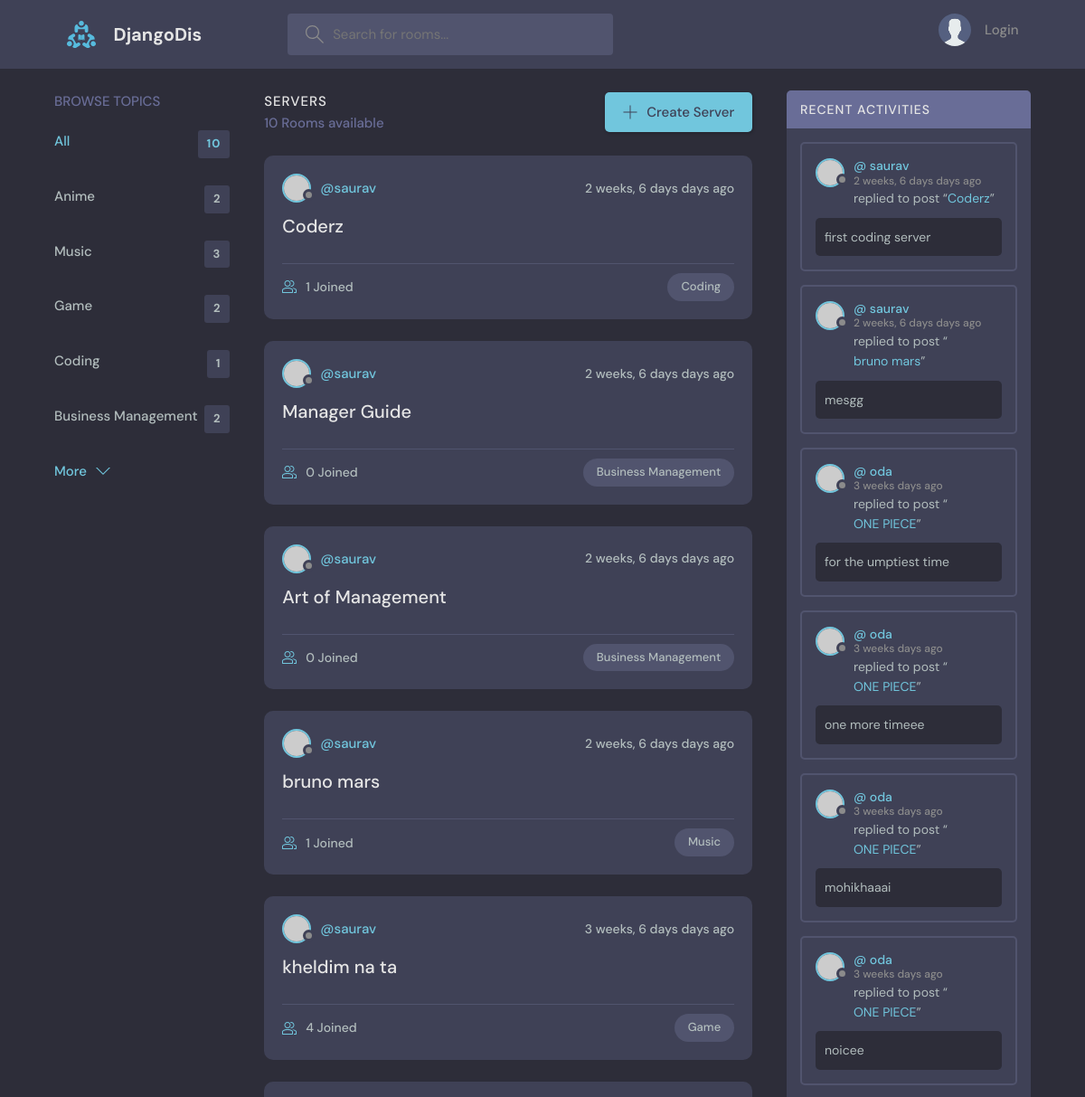
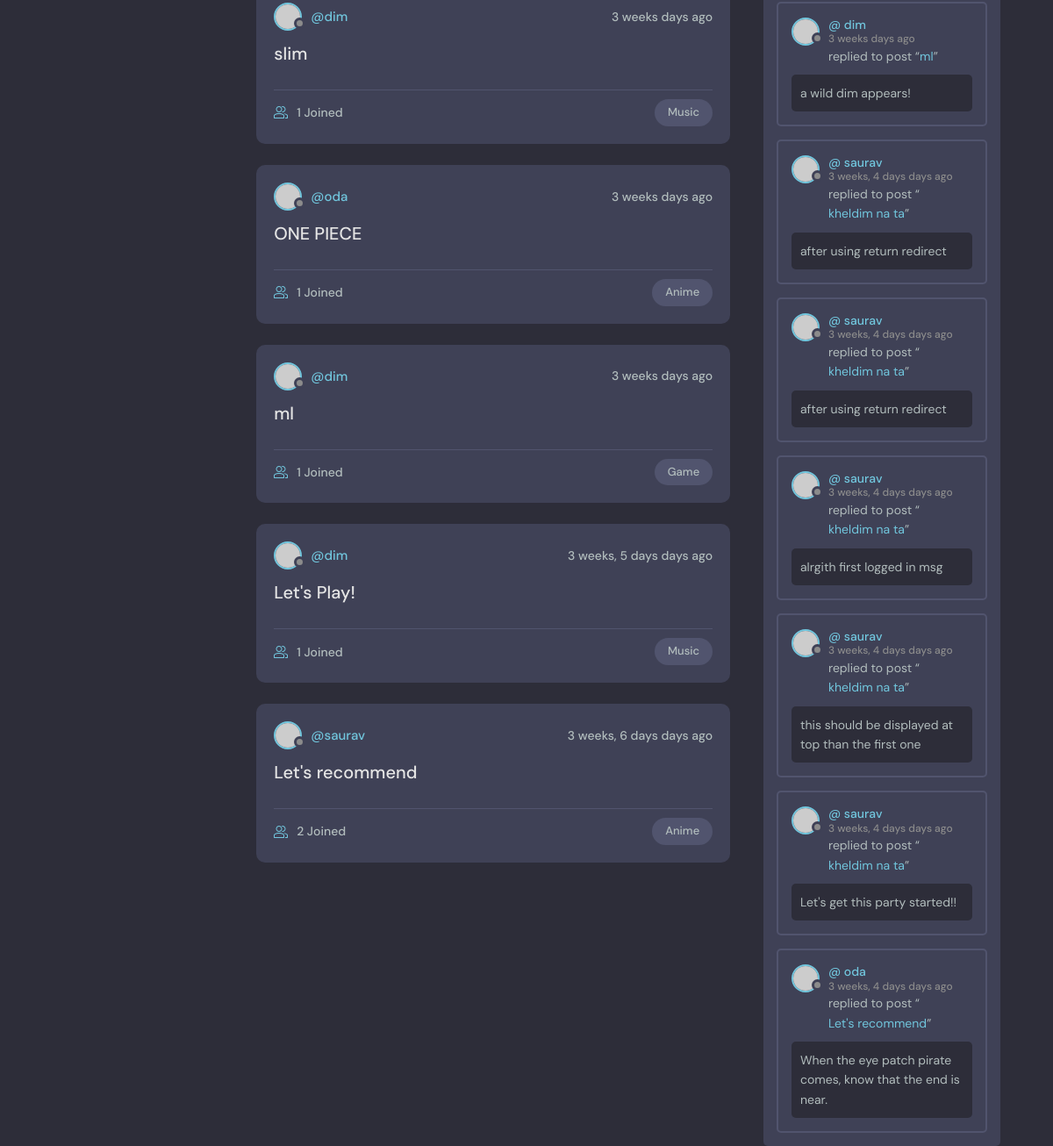
Before: / with the older database file (2 pictures, top to bottom).
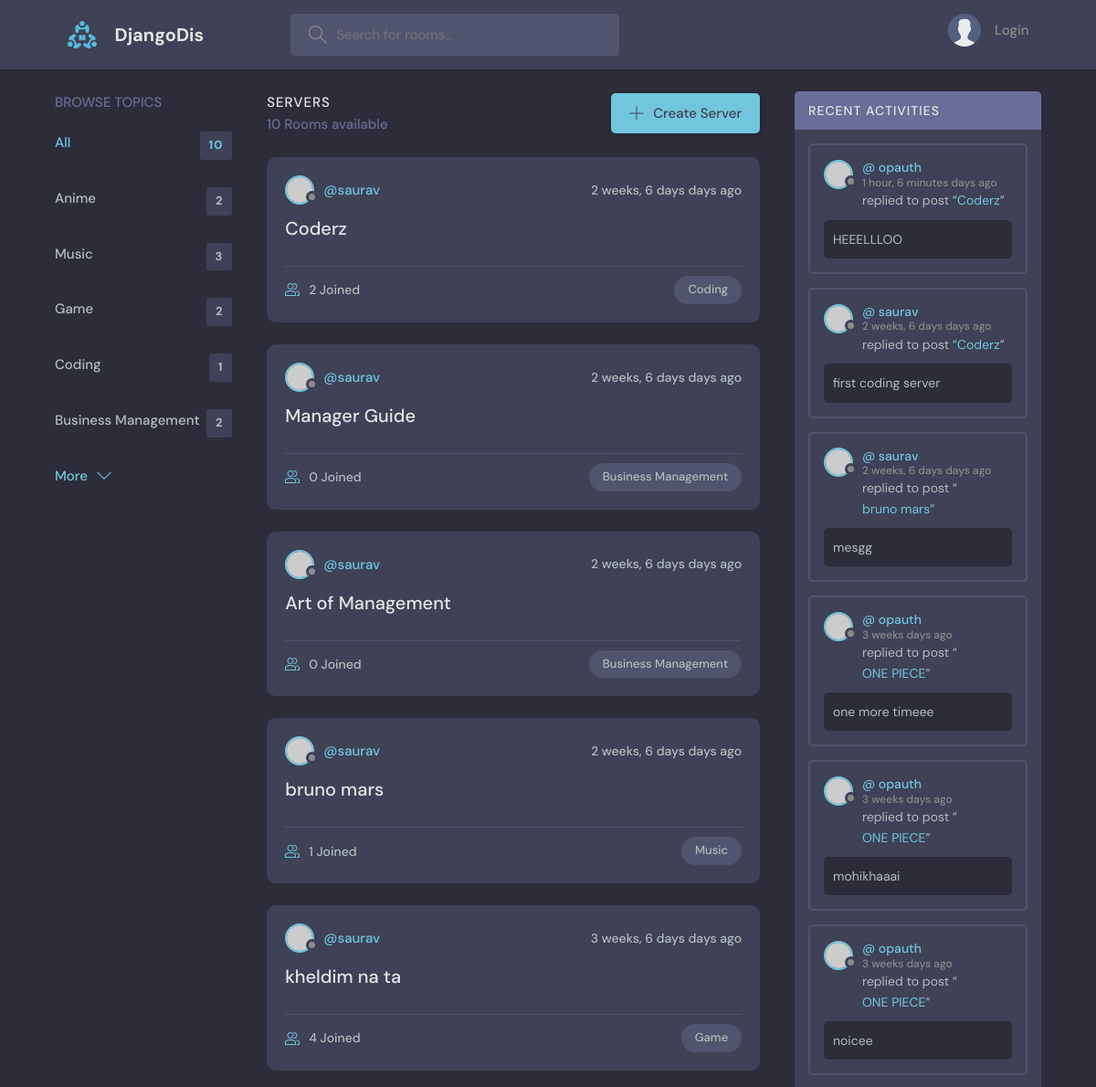
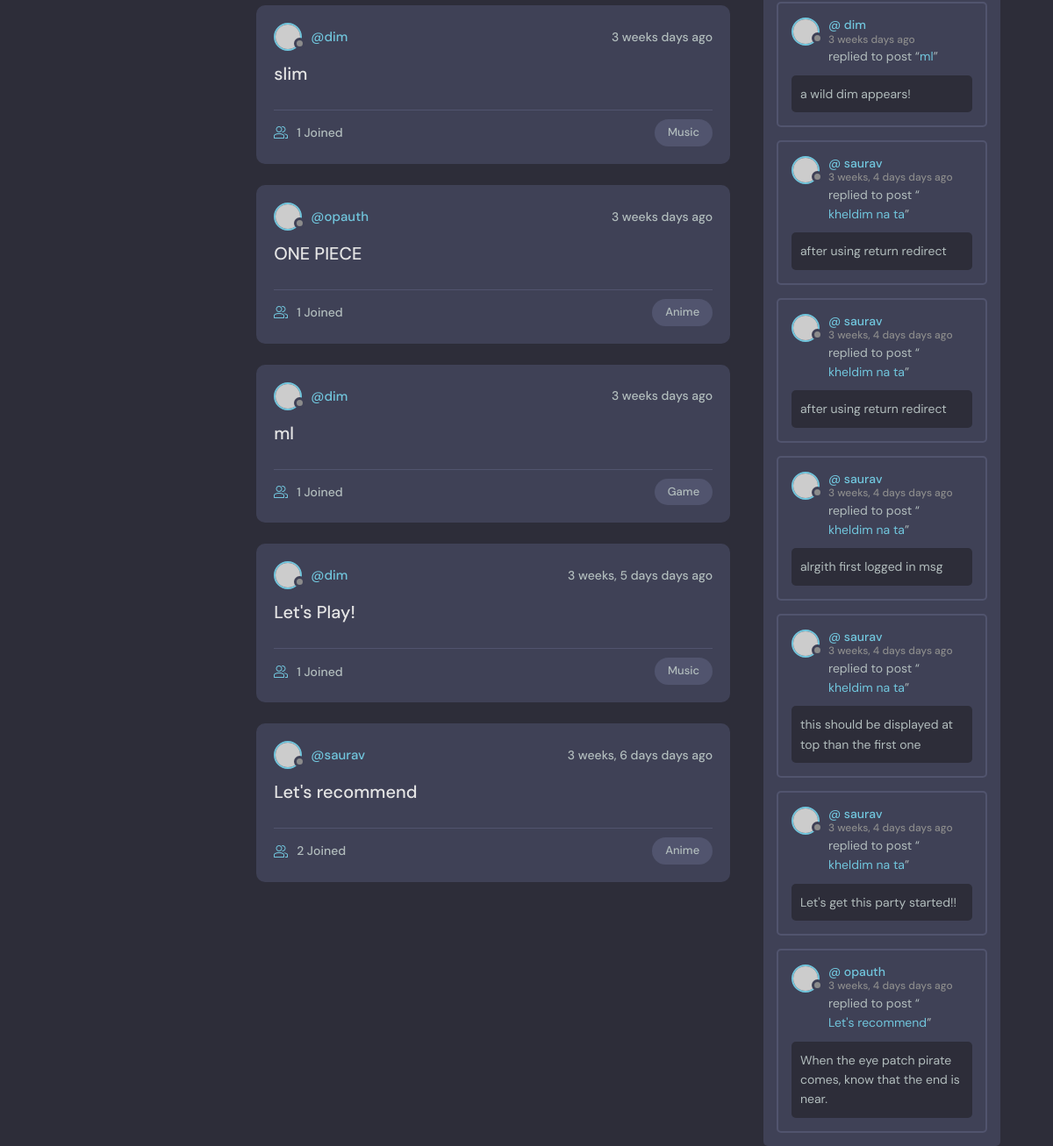
After: the same page with the newer database file (2 pictures, top to bottom).
### base/models.py (models this page shows, shortened)
class Topic(models.Model):
    name = models.CharField(max_length=220)

class Server(models.Model):
    owner = models.ForeignKey(User, on_delete=models.SET_NULL,null=True)
    topic = models.ForeignKey(Topic, on_delete=models.SET_NULL, null=True)
    name = models.CharField(max_length=200)
    description = models.TextField(null=True , blank=True) # null for db and blank for frontend
    members = models.ManyToManyField(User, related_name='members', blank=True)
    created = models.DateTimeField(auto_now_add=True)
    updated = models.DateTimeField(auto_now=True)
    class Meta:
        ordering = ['-updated', '-created']
    def __str__(self):
        return self.name

class Msg(models.Model): # Msg written cause message is keyword in django
    user = models.ForeignKey(User,on_delete=models.CASCADE)
    body = models.TextField()
    server = models.ForeignKey(Server, on_delete=models.CASCADE)
    created = models.DateTimeField(auto_now_add=True)
    updated = models.DateTimeField(auto_now=True)
    class Meta:
        ordering = ['-updated', '-created']

### base/views.py (the view)
# urls.py: path('',views.home, name="home"),
def home(request):
    nam = request.GET.get('nam') if request.GET.get('nam') != None else ''
    servers = Server.objects.filter(
        Q(topic__name__icontains = nam) |
        Q(name__icontains = nam) |
        Q(description__icontains = nam)
        ) #contains means case sensitive icontains means case INsensitive
    topics = Topic.objects.all()
    server_count = servers.count()
    server_msgs = Msg.objects.filter(Q(server__topic__name__icontains = nam))
    context = {'servers' :servers, 'topics': topics, 'server_count' : server_count, 'server_msgs':server_msgs}
    return render(request, 'base/home.html' , context)

### base/templates/base/home.html (shortened to what this page needs)
{% extends 'main.html' %}
{% block content%}
  <main class="layout layout--3">
    <div class="container">
      {% include 'base/topics_component.html' %}
      <div class="roomList">
        <div class="roomList__header">
          <div>
            <h2>Servers</h2>
            <p>{{server_count}} Rooms available</p>
          </div>
          <a class="btn btn--main" href="{% url 'create-server' %}">
            <svg version="1.1" xmlns="http://www.w3.org/2000/svg" width="32" height="32" viewBox="0 0 32 32">
              <title>add</title>
              <path
                d="M16.943 0.943h-1.885v14.115h-14.115v1.885h14.115v14.115h1.885v-14.115h14.115v-1.885h-14.115v-14.115z"
              ></path>
            </svg>
            Create Server
          </a>
        </div>
        {% include 'base/feed_component.html' %}
        </div>
        {% include 'base/activity_component.html' %}
    </div>
  </main>
{% endblock content %}

### base/templates/base/topics_component.html
<div class="topics">
    <div class="topics__header">
      <h2>Browse Topics</h2>
    </div>
    <ul class="topics__list">
      <li>
        <a href="{% url 'home' %}" class="active">All <span>{{ server_count }}</span></a>
      </li>
      {% for topic in topics %}
      <li>
        <a href="{% url 'home' %}?nam={{topic.name}}">{{ topic.name }} <span> {{ topic.server_set.all.count }} </span></a>
      </li>
      {% endfor %}
    </ul>
    <a class="btn btn--link" href="topics.html">
      More
      <svg version="1.1" xmlns="http://www.w3.org/2000/svg" width="32" height="32" viewBox="0 0 32 32">
        <title>chevron-down</title>
        <path d="M16 21l-13-13h-3l16 16 16-16h-3l-13 13z"></path>
      </svg>
    </a>
  </div>

### base/templates/base/feed_component.html (shortened to what this page needs)
{% for server in servers %}
<div class="roomListRoom">
    <div class="roomListRoom__header">
      <a href="{% url 'user-profile' server.owner.id %}" class="roomListRoom__author">
        <div class="avatar avatar--small">
          <img src="https://randomuser.me/api/portraits/women/11.jpg" />
        </div>
        <span>@{{ server.owner.username }}</span>
      </a>
      <div class="roomListRoom__actions">
        <span>{{ server.created | timesince }} days ago</span>
      </div>
    </div>
    <div class="roomListRoom__content">
      <a href="{% url 'server' server.id %}">{{ server.name }}</a>
    </div>
    <div class="roomListRoom__meta">
      <a href="{% url 'server' server.id %}" class="roomListRoom__joined">
        {{ server.members.all.count }} Joined
      </a>
      <p class="roomListRoom__topic">{{ server.topic.name }}</p>
    </div>
</div>
{% endfor %}

### base/templates/base/activity_component.html (shortened to what this page needs)
<div class="activities">
    <div class="activities__header">
        <h2>Recent Activities</h2>
    </div>
    {% for msg in server_msgs %}
    <div class="activities__box">
        <div class="activities__boxHeader roomListRoom__header">
        <a href="{% url 'user-profile' msg.user.id %}" class="roomListRoom__author">
            <div class="avatar avatar--small">
            <img src="https://randomuser.me/api/portraits/women/11.jpg" />
            </div>
            <p>
            @ {{ msg.user }}
            <span>{{msg.created | timesince }} days ago</span>
            </p>
        </a>
        </div>
        <div class="activities__boxContent">
        <p>replied to post “<a href="{% url 'server' msg.server.id %}">{{ msg.server }}</a>”</p>
        <div class="activities__boxRoomContent">
            {{ msg.body }}
        </div>
        </div>
    </div>
    {% endfor %}
</div>

Changed rows visible on the page:
removed Msg: user "oda", created "3 weeks", server "ONE PIECE", body "for the umptiest time"
changed Server "Coderz": members.all.count "1" → "2"
changed through a linked row, Server "ONE PIECE": owner.username "oda" → "opauth"
added Msg: user "opauth", created "1 hour, 6 minutes", server "Coderz", body "HEEELLLOO"
changed through a linked row, Msg "one more timeee": user "oda" → "opauth"
changed through a linked row, Msg "mohikhaaai": user "oda" → "opauth"
changed through a linked row, Msg "noicee": user "oda" → "opauth"
changed through a linked row, Msg "When the eye patch pirate comes, know that the end is near.": user "oda" → "opauth"
